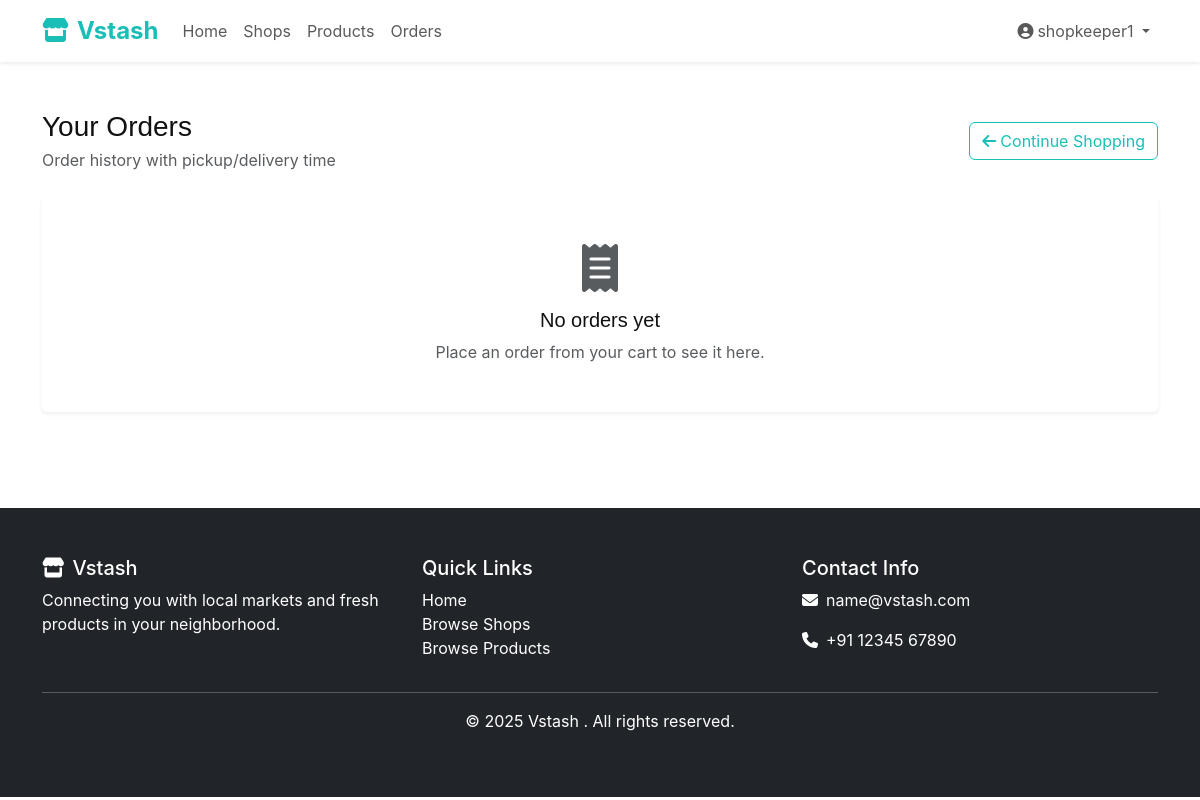
/orders/ (signed in), run on an earlier commit of the app's database.
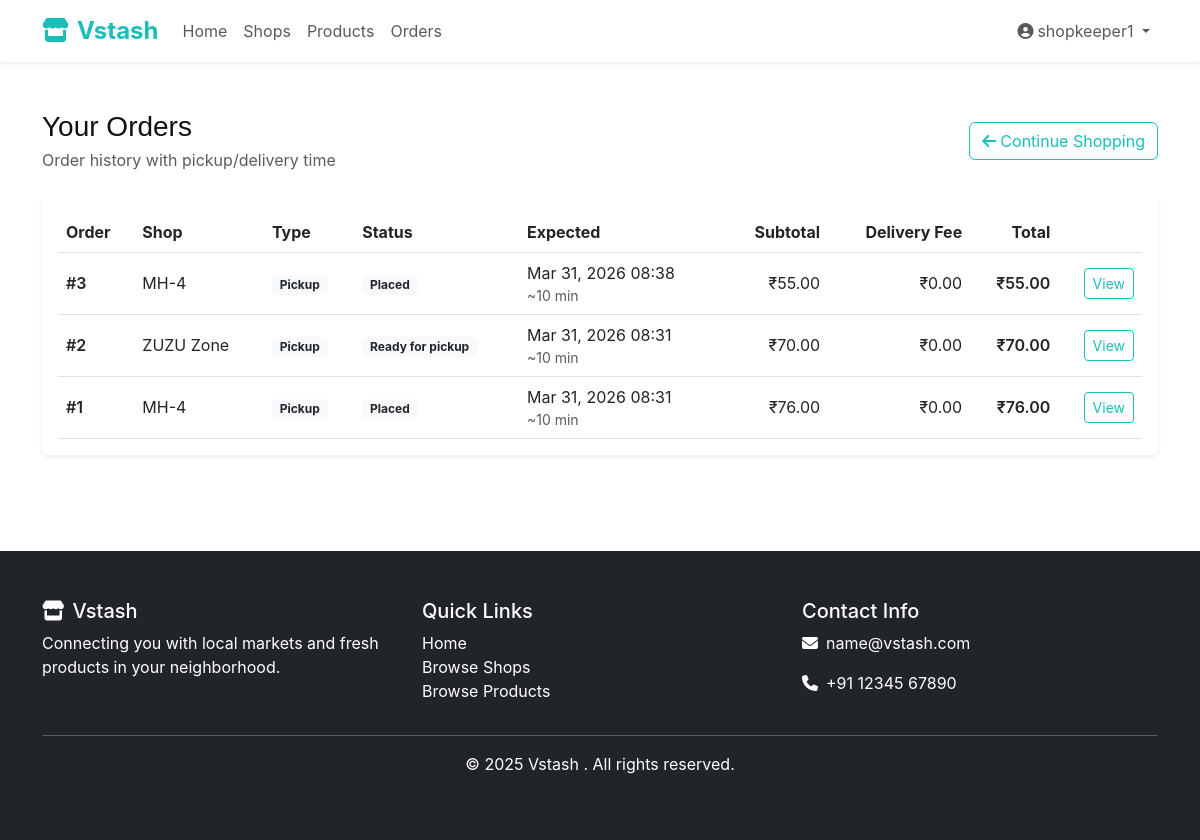
And on a later commit of the database.
### shops/models.py (models this page shows, shortened)
class Order(models.Model):
    METHOD_CHOICES = [
        ('pickup', 'Pickup'),
        ('delivery', 'Delivery'),
    ]
    STATUS_CHOICES = [
        ('placed', 'Placed'),
        ('ready_for_pickup', 'Ready for pickup'),
        ('out_for_delivery', 'Out for delivery'),
    ]
    user = models.ForeignKey(User, on_delete=models.SET_NULL, null=True, blank=True, related_name='orders')
    session_key = models.CharField(max_length=40, null=True, blank=True, db_index=True)
    shop = models.ForeignKey(Shop, on_delete=models.PROTECT, related_name='orders')
    method = models.CharField(max_length=20, choices=METHOD_CHOICES)
    status = models.CharField(max_length=30, choices=STATUS_CHOICES, default='placed', db_index=True)
    distance_km = models.DecimalField(max_digits=7, decimal_places=2, null=True, blank=True)
    delivery_charge_per_km = models.DecimalField(max_digits=6, decimal_places=2, default=Decimal('0.00'))
    delivery_fee = models.DecimalField(max_digits=10, decimal_places=2, default=Decimal('0.00'))
    subtotal = models.DecimalField(max_digits=12, decimal_places=2, default=Decimal('0.00'))
    total = models.DecimalField(max_digits=12, decimal_places=2, default=Decimal('0.00'))
    eta_minutes = models.PositiveIntegerField(default=0)
    expected_at = models.DateTimeField(null=True, blank=True)
    created_at = models.DateTimeField(auto_now_add=True)
    updated_at = models.DateTimeField(auto_now=True)

class Shop(models.Model):
    name = models.CharField(max_length=200)
    owner = models.ForeignKey(User, on_delete=models.CASCADE, related_name='owned_shops')
    address = models.TextField()
    phone = models.CharField(max_length=15)
    latitude = models.DecimalField(max_digits=9, decimal_places=6, null=True, blank=True)
    longitude = models.DecimalField(max_digits=9, decimal_places=6, null=True, blank=True)
    image = models.ImageField(upload_to='shops/', blank=True, null=True)
    is_open = models.BooleanField(default=True)
    opening_time = models.TimeField(null=True, blank=True)
    closing_time = models.TimeField(null=True, blank=True)
    offers_delivery = models.BooleanField(default=True)
    offers_pickup = models.BooleanField(default=True)
    delivery_charge_per_km = models.DecimalField(
        max_digits=6,
        decimal_places=2,
        default=Decimal('15.00'),
        validators=[MinValueValidator(Decimal('0.00'))],
        help_text='Delivery charge in rupees per km (only used when delivery is enabled).',
    )
    rating = models.DecimalField(max_digits=3, decimal_places=2, default=0.0,
                                validators=[MinValueValidator(0.0), MaxValueValidator(5.0)])
    created_at = models.DateTimeField(auto_now_add=True)
    updated_at = models.DateTimeField(auto_now=True)

### shops/views.py (the view)
# urls.py: path('orders/', views.orders_list, name='orders_list'),
def orders_list(request):
    session_key = request.session.session_key
    if not session_key:
        request.session.save()
        session_key = request.session.session_key
    q = Q(session_key=session_key)
    if request.user.is_authenticated:
        q = q | Q(user=request.user)
    orders = Order.objects.filter(q).select_related('shop').order_by('-created_at')
    return render(request, 'shops/orders.html', {'orders': orders})

### templates/shops/orders.html (shortened to what this page needs)
{% extends 'base.html' %}
{% block content %}
<div class="container py-5">
  <div class="d-flex justify-content-between align-items-center mb-4">
    <div>
      <h1 class="h3 mb-1">Your Orders</h1>
      <p class="text-muted mb-0">Order history with pickup/delivery time</p>
    </div>
    <a href="{% url 'shops:product_list' %}" class="btn btn-outline-primary">
      <i class="fas fa-arrow-left me-1"></i>Continue Shopping
    </a>
  </div>
  {% if not orders %}
    <div class="card border-0 shadow-sm">
      <div class="card-body text-center py-5">
        <i class="fas fa-receipt fa-3x text-muted mb-3"></i>
        <h5 class="mb-2">No orders yet</h5>
        <p class="text-muted mb-0">Place an order from your cart to see it here.</p>
      </div>
    </div>
  {% else %}
    <div class="card border-0 shadow-sm">
      <div class="card-body">
        <div class="table-responsive">
          <table class="table align-middle mb-0">
            <thead>
              <tr>
                <th>Order</th>
                <th>Shop</th>
                <th>Type</th>
                <th>Status</th>
                <th>Expected</th>
                <th class="text-end">Subtotal</th>
                <th class="text-end">Delivery Fee</th>
                <th class="text-end">Total</th>
                <th></th>
              </tr>
            </thead>
            <tbody>
              {% for o in orders %}
              <tr>
                <td class="fw-semibold">#{{ o.id }}</td>
                <td>{{ o.shop.name }}</td>
                <td>
                  {% if o.method == 'pickup' %}
                    <span class="badge bg-light text-dark">Pickup</span>
                  {% else %}
                    <span class="badge bg-light text-dark">Delivery</span>
                  {% endif %}
                </td>
                <td>
                  <span class="badge bg-light text-dark">{{ o.get_status_display }}</span>
                </td>
                <td>
                  {% if o.expected_at %}
                    {{ o.expected_at|date:"M d, Y H:i" }}
                    <div class="small text-muted">~{{ o.eta_minutes }} min</div>
                  {% else %}
                    <span class="text-muted">-</span>
                  {% endif %}
                </td>
                <td class="text-end">₹{{ o.subtotal }}</td>
                <td class="text-end">₹{{ o.delivery_fee }}</td>
                <td class="text-end fw-semibold">₹{{ o.total }}</td>
                <td class="text-end">
                  <a class="btn btn-sm btn-outline-primary" href="{% url 'shops:order_detail' o.id %}">View</a>
                </td>
              </tr>
              {% endfor %}
            </tbody>
          </table>
        </div>
      </div>
    </div>
  {% endif %}
</div>
{% endblock %}

What changed in the data, as far as the page shows it:
added Order: id "3", shop.name "MH-4", method "Pickup", status "Placed", expected_at "Mar 31, 2026 08:38", eta_minutes "10", subtotal "55.00", delivery_fee "0.00", total "55.00"
added Order: id "2", shop.name "ZUZU Zone", method "Pickup", status "Ready for pickup", expected_at "Mar 31, 2026 08:31", eta_minutes "10", subtotal "70.00", delivery_fee "0.00", total "70.00"
added Order: id "1", shop.name "MH-4", method "Pickup", status "Placed", expected_at "Mar 31, 2026 08:31", eta_minutes "10", subtotal "76.00", delivery_fee "0.00", total "76.00"
Also different on the page:
text no longer shown: "No orders yet Place an order from your cart to see it here."
text now shown: "Order Shop Type Status Expected Subtotal Delivery Fee Total"
